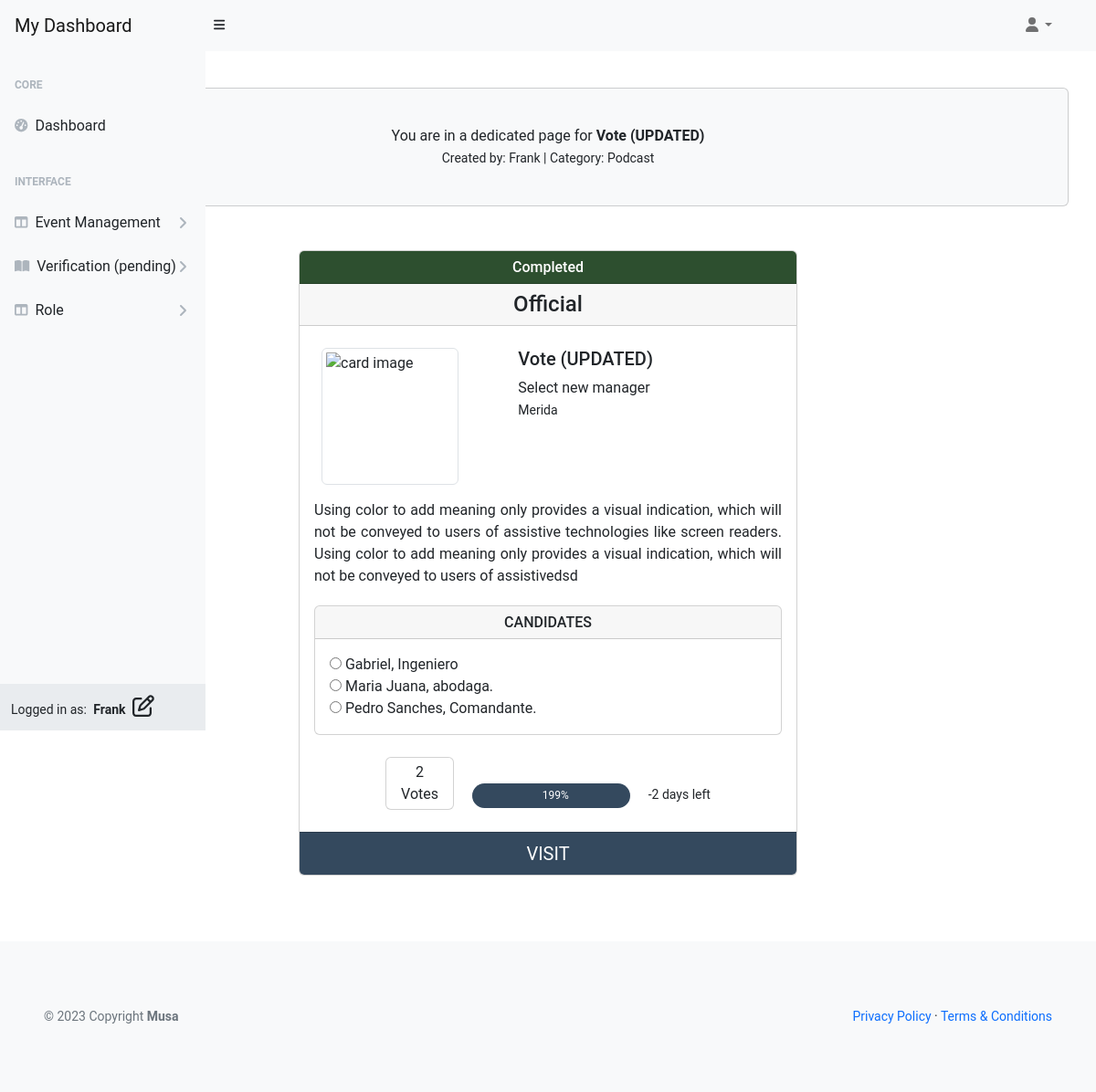
The page /user/single/vote/ (signed in) on the database its author committed.
### musa/models.py (models this page shows)
class UserProfile(AbstractUser):
    verified = models.BooleanField(default=False)
    role = models.IntegerField(choices=ROLES, default=0)
    user_card = models.ManyToManyField(
        'vote_management.VoteCard', through='vote_management.VoteRecord', related_name='user_cards')
    class Meta:
        ordering = ['username']
    def __str__(self):
        return self.username

### vote_management/models.py (models this page shows, shortened)
class VoteCard(models.Model):
    title = models.CharField(max_length=33, unique=True)
    slug = models.SlugField(max_length=200, unique=True)
    author = models.ForeignKey(
        'musa.UserProfile', on_delete=models.CASCADE, related_name="card_author")
    category = models.ForeignKey(
        Category, on_delete=models.CASCADE, related_name="categories")
    mission = models.CharField(max_length=33)
    location = models.CharField(max_length=33)
    description = models.TextField(max_length=258)
    expire = models.DateField()
    event_image = CloudinaryField('image', default='placeholder')
    vote_record = models.ManyToManyField('musa.UserProfile', through='VoteRecord',
                                         related_name='user_votes', blank=True)
    candidates = models.ManyToManyField('ElectedPerson', related_name='vote_cards',
                                        blank=True)
    status = models.IntegerField(choices=STATUS, default=0)
    excerpt = models.TextField(blank=True)
    type = models.IntegerField(choices=CARD_TYPE, default=0)
    created_on = models.DateField(auto_now_add=True)
    class Meta:
        ordering = ['-created_on']
    def number_of_votes(self):
        return self.vote_record.count()

class Category(models.Model):
    category_name = models.CharField(max_length=50, unique=True)
    class Meta:
        ordering = ['category_name']
        verbose_name_plural = "Categories"
    def __str__(self):
        return self.category_name

class ElectedPerson(models.Model):
    name = models.CharField(max_length=80, unique=True)
    is_elected = models.BooleanField(default=False)
    vote_card = models.ForeignKey(
        VoteCard, on_delete=models.CASCADE, related_name="vote_candidate", blank=True)
    class Meta:
        ordering = ['name']

### vote_management/views.py (the view)
# urls.py: path('user/single/<slug:slug>/', UserSingleView.as_view(),
class UserSingleView(UserRequiredMixin, View):
    def get(self, request, slug, *args, **kwargs):
        queryset = VoteCard.objects.order_by('-created_on')
        event = get_object_or_404(queryset, slug=slug)
        candidates = event.candidates.all()
        now = timezone.now().date()
        total_duration = 0.01 + \
            (event.expire - event.created_on).days
        elapsed_time = (now - event.created_on).days
        event.progress = format(
            (elapsed_time / total_duration) * 100, '.0f')
        event.time_left = format(
            total_duration - elapsed_time, '.0f')
        if request.user.is_authenticated:
            has_voted = VoteRecord.objects.filter(
                voter=request.user, vote_card=event).exists()
        else:
            has_voted = False
        return render(request, "single_card_user.html",
                      {
                          "event": event,
                          "candidates": candidates,
                          "has_voted": has_voted,
                          "user_authenticated": request.user.is_authenticated
                      })

### user_profile/views.py (called while the page is built)
    def test_func(self):
        user_profile = self.request.user
        return user_profile.is_authenticated and (
            user_profile.role in [0, 1]
        )

### templates/backend/user-dashboard/single_card_user.html (shortened to what this page needs)
{% extends "backend/user-dashboard/base.html" %}
{% block content %}
<div class="container px-4 px-lg-0 mt-5">
    <div class="card bg-light my-5 py-4 text-center">
        <div class="card-body">
            <p class="m-0">You are in a dedicated page for <strong>{{ event.title }}
                </strong>
            </p>
            <small>Created by: {{ event.author }} | Category: {{ event.category }}</small>
        </div>
    </div>
    <div class="row gx-4 gx-lg-5 justify-content-center">
        <div class="col-md-6 mb-5">
            <div class="card h-100">
                {% if event.status == 1 or event.status == 3 %}
                <div class="card-header card-header-green text-center h6">{{ event.get_status_display }}</div>
                {% elif event.status == 2%}
                <div class="card-header bg-danger text-center text-white h6">{{ event.get_status_display }}</div>
                {% else %}
                <div class="card-header bg-warning text-center text-white h6">{{ event.get_status_display }}</div>
                {% endif %}
                <div class="card-header text-center h4">{{ event.get_type_display}}</div>
                <div class="card-body card-body-height pb-0">
                    <div class="row mt-2">
                        <div class="col-5 d-inline-block">
                            {% if "placeholder" in event.event_image.url %}
                            <img src="https://codeinstitute.s3.amazonaws.com/fullstack/blog/default.jpg"
                                alt="code institute" class="img-fluid img-thumbnail rounded float-start mx-2"
                                width="200" height="200">
                            {% else %}
                            <img src="{{ event.event_image.url }}" alt="card image"
                                class="img-fluid img-thumbnail rounded float-start mx-2" width="150" height="150">
                            {% endif %}
                        </div>
                        <div class="col-7 d-inline-block">
                            <span class="">
                                <h5 class="card-title">{{ event.title }}</h5>
                                <p class="mission my-0 fs-6"> {{ event.mission }}</p>
                                <small class="location my-0"> {{ event.location }}</small>
                            </span>
                        </div>
                    </div>
                    <div id="description-single" class="row mt-3">
                        <div class="col">
                            <p class="my-0">
                                {{ event.description|safe }}
                            </p>
                        </div>
                    </div>
                    <div class="row">
                        <div class="col">
                            <div class="card mt-3">
                                <div class="card-header">
                                    <h6 class="text-center mb-0">CANDIDATES</h6>
                                </div>
                                {% if user_authenticated %}
                                <div class="card-body">
                                    {% for candidate in event.vote_candidate.all %}
                                    <label>
                                        <input type="radio" name="elected_person" value="{{ candidate.id }}">
                                        {{ candidate.name }}
                                    </label><br>
                                    {% endfor %}
                                    {% endif %}
                                </div>
                            </div>
                        </div>
                        <div class="text-center my-4">
                            <span class="card d-inline-block">
                                <div class="card-body py-1 px-3 text-center">
                                    <span class="card-text">{{ event.number_of_votes }}<br> Votes</span>
                                </div>
                            </span>
                            <span class="d-inline-block px-3 progress-container">
                                <div class="progress">
                                    <div class="progress-bar" role="progressbar" style="width: {{ event.progress }}%"
                                        aria-valuenow="{{ event.progress }}" aria-valuemin="0" aria-valuemax="100">
                                        <span class="padding-progress">{{ event.progress }}%</span>
                                    </div>
                                </div>
                            </span>
                            <small>{{ event.time_left }} days left</small>
                        </div>
                    </div>
                </div>
                <a href="{% url 'card_single' event.slug %}" class="card-footer text-center fs-5">VISIT</a>
            </div>
        </div>
    </div>
</div>
{% endblock content %}

### templates/backend/user-dashboard/base.html (shortened to what this page needs)
{% load static %}
{% now "Y-m-d" as current_date %}
{% now "Y" as copyright %}
<!DOCTYPE html>
<html lang="en">
<head>
    <link href="https://cdn.jsdelivr.net/npm/simple-datatables@7.1.2/dist/style.min.css" rel="stylesheet" />
    <link href="{% static 'user/vendor/css/styles.css' %}" rel="stylesheet" />
    <link href="{% static 'custom/css/style.css' %}" rel="stylesheet" />
</head>
<body class="sb-nav-fixed">
    <nav class="sb-topnav navbar navbar-expand navbar-light bg-light">
        <a class="navbar-brand ps-3" href="{% url 'user_dashboard' %}">My Dashboard</a>
        <button class="btn btn-link btn-sm order-1 order-lg-0 me-4 me-lg-0" id="sidebarToggle" href="#!"><i
                class="fas fa-bars"></i></button>
        <div class="d-md-inline-block form-inline ms-auto me-0 me-md-3 my-2 my-md-0">
            <ul class="navbar-nav ms-auto ms-md-0 me-3 me-lg-4">
                <li class="nav-item dropdown">
                    <a class="nav-link dropdown-toggle" id="navbarDropdown" href="#" role="button"
                        data-bs-toggle="dropdown" aria-expanded="false"><i class="fas fa-user fa-fw"></i></a>
                </li>
            </ul>
        </div>
    </nav>
    <div id="layoutSidenav">
        <div id="layoutSidenav_nav">
            <nav class="sb-sidenav accordion sb-sidenav-light" id="sidenavAccordion">
                <div class="sb-sidenav-menu">
                    <div class="nav">
                        <div class="sb-sidenav-menu-heading">Core</div>
                        <a class="nav-link" href="{% url 'user_dashboard' %}">
                            <div class="sb-nav-link-icon"><i class="fas fa-tachometer-alt"></i></div>
                            Dashboard
                        </a>
                        <div class="sb-sidenav-menu-heading">Interface</div>
                        <a class="nav-link collapsed" href="#" data-bs-toggle="collapse"
                            data-bs-target="#collapseLayouts" aria-expanded="false" aria-controls="collapseLayouts">
                            <div class="sb-nav-link-icon"><i class="fas fa-columns"></i></div>
                            Event Management
                            <div class="sb-sidenav-collapse-arrow"><i class="fas fa-angle-down"></i></div>
                        </a>
                        <a class="nav-link collapsed" href="#" data-bs-toggle="collapse" data-bs-target="#collapsePages"
                            aria-expanded="false" aria-controls="collapsePages">
                            <div class="sb-nav-link-icon"><i class="fas fa-book-open"></i></div>
                            Verification (pending)
                            <div class="sb-sidenav-collapse-arrow"><i class="fas fa-angle-down"></i></div>
                        </a>
                        <a class="nav-link collapsed" href="#" data-bs-toggle="collapse" data-bs-target="#collapseRole"
                            aria-expanded="false" aria-controls="collapseRole">
                            <div class="sb-nav-link-icon"><i class="fas fa-columns"></i></div>
                            Role
                            <div class="sb-sidenav-collapse-arrow"><i class="fas fa-angle-down"></i></div>
                        </a>
                    </div>
                </div>
                <div class="sb-sidenav-footer">
                    <div class="small">Logged in as:
                        <span class="px-1"><strong>{{ request.user.username }}
                                {% if request.user.role == 0 %}
                                <i class="fa-regular fa-user px-1 fs-4 text"></i>
                                {% elif request.user.role == 1 %}
                                <i class="fa-regular fa-pen-to-square px-1 fs-4 text"></i>
                                {% endif %}
                            </strong>
                        </span>
                    </div>
                </div>
            </nav>
        </div>
        {% block content %}
        {% endblock content %}
    </div>
    <footer class="py-4 bg-light mt-4">
        <div class="container-fluid p-5">
            <div class="d-flex align-items-center justify-content-between small">
                <div class="text-muted"> © {{ copyright }} Copyright
                    <a class="text-reset fw-bold" href="https://github.com/plexoio/musa">Musa</a>
                </div>
                <div>
                    <a href="#">Privacy Policy</a>
                    &middot;
                    <a href="#">Terms &amp; Conditions</a>
                </div>
            </div>
        </div>
    </footer>
</body>
</html>

### static/custom/css/style.css (style rules this page uses)
* { font-family: 'Roboto', Fairplay, sans-serif; }
a { text-decoration: none; }
.card-body-height { min-height: 300px; }
#description-single { min-height: 100px; text-align: justify; }
.card-footer { background-color: #34495e; color: #ffffff; text-decoration: none; transition: 0.3s; }
.progress { height: 27px; border-radius: 15px; }
.progress-bar { background-color: #34495E; }
.progress-container { width: 40%; }
.padding-progress { padding-left: 10px; }
.card-header-green { background-color: #2D4F2F; color: #ffffff; }
input { border: none; }

### rows shown on the page
UserProfile: user.username "Frank"
VoteCard: title "Vote (UPDATED)", author "Frank", category "Podcast", status "Completed", type "Official", mission "Select new manager", location "Merida", description "Using color to add meaning only provides a visual indication, which will not be conveyed to users of assistive technologies like screen readers. Using color to add meaning only provides a visual indication, which will not be conveyed to users of assistivedsd", number_of_votes "2", progress "199", time_left "-2"
ElectedPerson: name "Gabriel, Ingeniero"
ElectedPerson: name "Maria Juana, abodaga."
ElectedPerson: name "Pedro Sanches, Comandante."

### other values the page prints
{{ copyright }} "2023"
